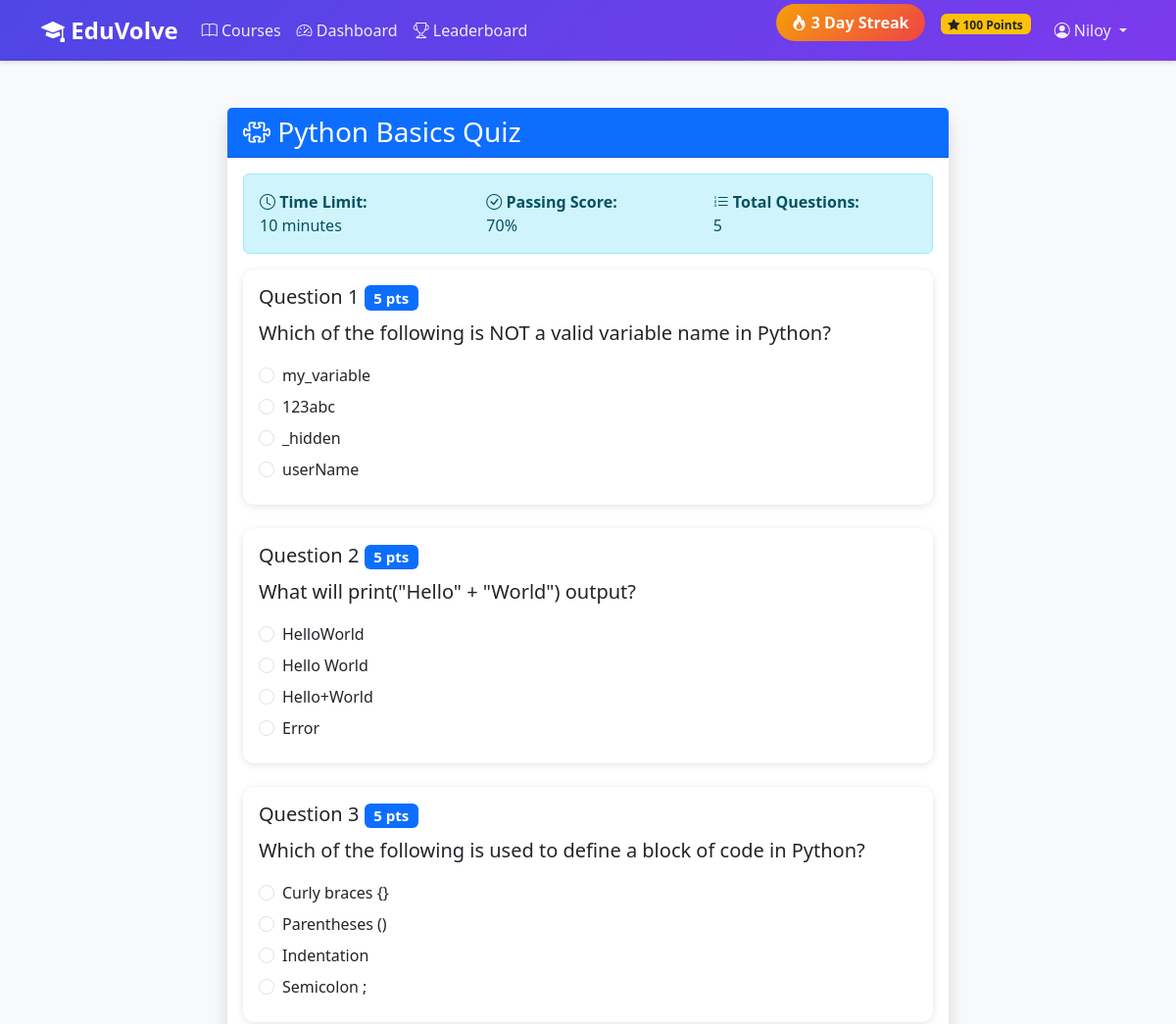
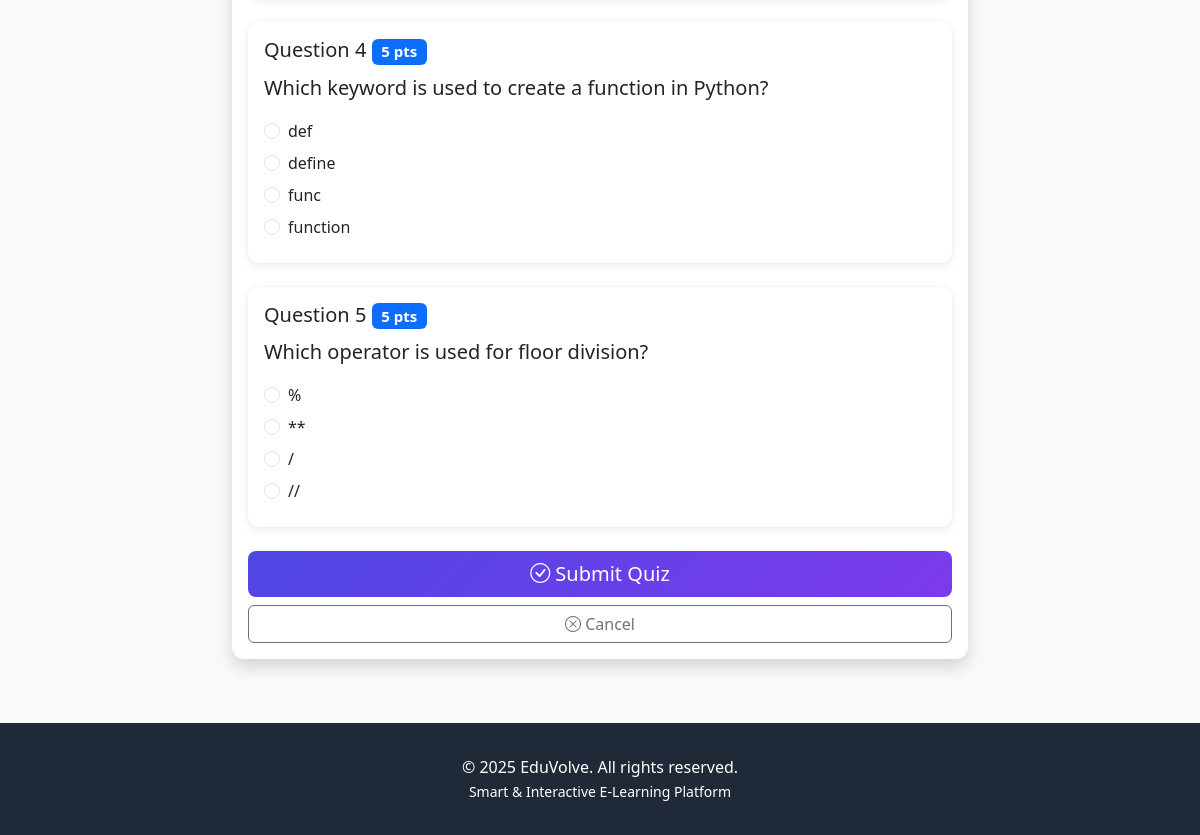
/courses/quiz/1/take/ (signed in), run on the app's committed database (2 pictures, top to bottom).
### accounts/models.py (models this page shows, shortened)
class User(AbstractUser):
    class Role(models.TextChoices):
        ADMIN = 'ADMIN', 'Admin'
        INSTRUCTOR = 'INSTRUCTOR', 'Instructor'
        STUDENT = 'STUDENT', 'Student'
    role = models.CharField(
        max_length=20,
        choices=Role.choices,
        default=Role.STUDENT
    )
    bio = models.TextField(blank=True, null=True)
    profile_picture = models.ImageField(
        upload_to='profiles/',
        blank=True,
        null=True
    )
    phone = models.CharField(max_length=15, blank=True, null=True)
    date_of_birth = models.DateField(blank=True, null=True)
    total_points = models.IntegerField(default=0, validators=[MinValueValidator(0)])
    current_streak = models.IntegerField(default=0, validators=[MinValueValidator(0)])
    longest_streak = models.IntegerField(default=0, validators=[MinValueValidator(0)])
    last_activity_date = models.DateField(blank=True, null=True)
    created_at = models.DateTimeField(auto_now_add=True)
    updated_at = models.DateTimeField(auto_now=True)
    class Meta:
        ordering = ['-date_joined']
    def is_student(self):
        return self.role == self.Role.STUDENT

### courses/models.py (models this page shows, shortened)
class Quiz(models.Model):
    lesson = models.OneToOneField(Lesson, on_delete=models.CASCADE, related_name='quiz')
    title = models.CharField(max_length=200)
    description = models.TextField(blank=True)
    passing_score = models.IntegerField(
        default=70,
        validators=[MinValueValidator(0), MaxValueValidator(100)]
    )
    time_limit_minutes = models.IntegerField(
        default=30,
        validators=[MinValueValidator(1)],
        help_text="Time limit in minutes"
    )
    created_at = models.DateTimeField(auto_now_add=True)
    updated_at = models.DateTimeField(auto_now=True)

class Question(models.Model):
    class QuestionType(models.TextChoices):
        MULTIPLE_CHOICE = 'MC', 'Multiple Choice'
        TRUE_FALSE = 'TF', 'True/False'
    quiz = models.ForeignKey(Quiz, on_delete=models.CASCADE, related_name='questions')
    question_text = models.TextField()
    question_type = models.CharField(
        max_length=2,
        choices=QuestionType.choices,
        default=QuestionType.MULTIPLE_CHOICE
    )
    points = models.IntegerField(default=1, validators=[MinValueValidator(1)])
    order = models.IntegerField(default=1)
    created_at = models.DateTimeField(auto_now_add=True)
    class Meta:
        ordering = ['quiz', 'order']

class Answer(models.Model):
    question = models.ForeignKey(Question, on_delete=models.CASCADE, related_name='answers')
    answer_text = models.CharField(max_length=500)
    is_correct = models.BooleanField(default=False)
    order = models.IntegerField(default=1)
    class Meta:
        ordering = ['question', 'order']

### courses/views.py (the view, shortened to what this page needs)
# urls.py: path('quiz/<int:pk>/take/', views.quiz_take, name='quiz_take'),
@login_required
def quiz_take(request, pk):
    quiz = get_object_or_404(Quiz, pk=pk)
    questions = quiz.questions.prefetch_related('answers').all()
    context = {
        'quiz': quiz,
        'questions': questions,
    }
    return render(request, 'courses/quiz_take.html', context)

### templates/courses/quiz_take.html (shortened to what this page needs)
{% extends 'base.html' %}
{% block content %}
<div class="container my-5">
    <div class="row justify-content-center">
        <div class="col-lg-8">
            <div class="card shadow">
                <div class="card-header bg-primary text-white">
                    <h3 class="mb-0"><i class="bi bi-puzzle"></i> {{ quiz.title }}</h3>
                </div>
                <div class="card-body">
                    <div class="alert alert-info">
                        <div class="row">
                            <div class="col-md-4">
                                <strong><i class="bi bi-clock"></i> Time Limit:</strong><br>
                                {{ quiz.time_limit_minutes }} minutes
                            </div>
                            <div class="col-md-4">
                                <strong><i class="bi bi-check-circle"></i> Passing Score:</strong><br>
                                {{ quiz.passing_score }}%
                            </div>
                            <div class="col-md-4">
                                <strong><i class="bi bi-list-ol"></i> Total Questions:</strong><br>
                                {{ questions.count }}
                            </div>
                        </div>
                    </div>
                    <form method="post" id="quizForm">
                        {% for question in questions %}
                        <div class="card mb-4">
                            <div class="card-body">
                                <h5 class="card-title">
                                    Question {{ forloop.counter }}
                                    <span class="badge bg-primary">{{ question.points }} pts</span>
                                </h5>
                                <p class="lead">{{ question.question_text }}</p>
                                <div class="mt-3">
                                    {% for answer in question.answers.all %}
                                    <div class="form-check mb-2">
                                        <input class="form-check-input" type="radio"
                                               name="question_{{ question.id }}"
                                               id="answer_{{ answer.id }}"
                                               value="{{ answer.id }}"
                                               required>
                                        <label class="form-check-label" for="answer_{{ answer.id }}">
                                            {{ answer.answer_text }}
                                        </label>
                                    </div>
                                    {% endfor %}
                                </div>
                            </div>
                        </div>
                        {% endfor %}
                        <div class="d-grid gap-2">
                            <button type="submit" class="btn btn-primary btn-lg">
                                <i class="bi bi-check-circle"></i> Submit Quiz
                            </button>
                            <a href="{% url 'courses:lesson_view' quiz.lesson.id %}" class="btn btn-outline-secondary">
                                <i class="bi bi-x-circle"></i> Cancel
                            </a>
                        </div>
                    </form>
                </div>
            </div>
        </div>
    </div>
</div>
{% endblock %}

### templates/base.html (shortened to what this page needs)
<!DOCTYPE html>
<html lang="en">
<head>
    <link href="https://cdn.jsdelivr.net/npm/bootstrap@5.3.0/dist/css/bootstrap.min.css" rel="stylesheet">
    <link rel="stylesheet" href="https://cdn.jsdelivr.net/npm/bootstrap-icons@1.10.0/font/bootstrap-icons.css">
</head>
<body>
    <nav class="navbar navbar-expand-lg navbar-dark">
        <div class="container">
            <a class="navbar-brand" href="{% url 'home' %}">
                <i class="bi bi-mortarboard-fill"></i> EduVolve
            </a>
            <div class="collapse navbar-collapse" id="navbarNav">
                <ul class="navbar-nav me-auto">
                    <li class="nav-item">
                        <a class="nav-link" href="{% url 'courses:course_list' %}">
                            <i class="bi bi-book"></i> Courses
                        </a>
                    </li>
                    {% if user.is_authenticated %}
                        <li class="nav-item">
                            <a class="nav-link" href="{% url 'courses:dashboard' %}">
                                <i class="bi bi-speedometer2"></i> Dashboard
                            </a>
                        </li>
                        {% if user.is_student %}
                        <li class="nav-item">
                            <a class="nav-link" href="{% url 'accounts:leaderboard' %}">
                                <i class="bi bi-trophy"></i> Leaderboard
                            </a>
                        </li>
                        {% endif %}
                    {% endif %}
                </ul>
                <ul class="navbar-nav">
                    {% if user.is_authenticated %}
                        {% if user.is_student %}
                        <li class="nav-item me-3">
                            <span class="streak-badge">
                                <i class="bi bi-fire"></i> {{ user.current_streak }} Day Streak
                            </span>
                        </li>
                        <li class="nav-item me-3">
                            <span class="badge bg-warning text-dark">
                                <i class="bi bi-star-fill"></i> {{ user.total_points }} Points
                            </span>
                        </li>
                        {% endif %}
                        <li class="nav-item dropdown">
                            <a class="nav-link dropdown-toggle" href="#" id="navbarDropdown" role="button" data-bs-toggle="dropdown">
                                <i class="bi bi-person-circle"></i> {{ user.username }}
                            </a>
                        </li>
                    {% endif %}
                </ul>
            </div>
        </div>
    </nav>
    <main>
        {% block content %}{% endblock %}
    </main>
    <footer class="footer">
        <div class="container text-center">
            <p class="mb-0">&copy; 2025 EduVolve. All rights reserved.</p>
            <p class="mb-0">
                <small>Smart & Interactive E-Learning Platform</small>
            </p>
        </div>
    </footer>
</body>
</html>

### templates/base.html (style rules this page uses)
:root { --primary-color: #4f46e5; --secondary-color: #7c3aed; --success-color: #10b981; --danger-color: #ef4444; --warning-color: #f59e0b; }
body { font-family: 'Segoe UI', Tahoma, Geneva, Verdana, sans-serif; background-color: #f8f9fa; }
.navbar { background: linear-gradient(135deg, var(--primary-color), var(--secondary-color)); box-shadow: 0 2px 4px rgba(0,0,0,0.1); position: relative; z-index: 1030; }
.navbar-brand { font-size: 1.5rem; font-weight: bold; color: white !important; }
.nav-link { color: rgba(255,255,255,0.9) !important; transition: color 0.3s; }
.btn-primary { background: linear-gradient(135deg, var(--primary-color), var(--secondary-color)); border: none; }
.card { border: none; border-radius: 12px; box-shadow: 0 2px 8px rgba(0,0,0,0.1); transition: transform 0.3s, box-shadow 0.3s; }
.streak-badge { background: linear-gradient(135deg, #f59e0b, #ef4444); color: white; padding: 0.5rem 1rem; border-radius: 20px; font-weight: bold; }
.footer { background-color: #1f2937; color: white; padding: 2rem 0; margin-top: 4rem; }

### data on the page
User: current_streak "3", total_points "100", username "Niloy"
Quiz: title "Python Basics Quiz", time_limit_minutes "10", passing_score "70"
Question: points "5", question_text "Which of the following is NOT a valid variable name in Python?"
Answer: answer_text "my_variable"
Answer: answer_text "123abc"
Answer: answer_text "_hidden"
Answer: answer_text "userName"
Question: points "5", question_text "What will print(\"Hello\" + \"World\") output?"
Answer: answer_text "HelloWorld"
Answer: answer_text "Hello World"
Answer: answer_text "Hello+World"
Answer: answer_text "Error"
Question: points "5", question_text "Which of the following is used to define a block of code in Python?"
Answer: answer_text "Curly braces {}"
Answer: answer_text "Parentheses ()"
Answer: answer_text "Indentation"
Answer: answer_text "Semicolon ;"
Question: points "5", question_text "Which keyword is used to create a function in Python?"
Answer: answer_text "def"
Answer: answer_text "define"
Answer: answer_text "func"
Answer: answer_text "function"
Question: points "5", question_text "Which operator is used for floor division?"
Answer: answer_text "%"
Answer: answer_text "**"
Answer: answer_text "/"
Answer: answer_text "//"

### other printed values
{{ questions.count }} "5"
